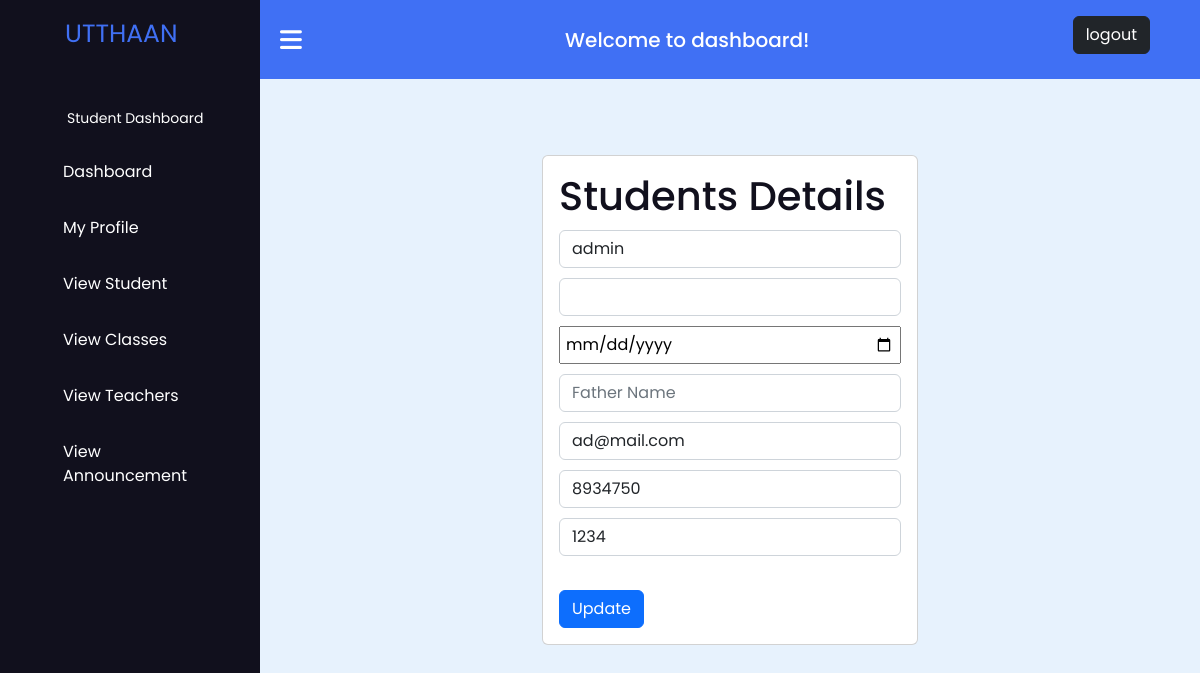
The app's page /student_profile.php (signed in) with its own data.
### tables this page shows
CREATE TABLE `user` (
  `id` int(11) NOT NULL,
  `username` varchar(50) DEFAULT NULL,
  `phone` int(30) DEFAULT NULL,
  `email` varchar(50) DEFAULT NULL,
  `usertype` varchar(50) DEFAULT NULL,
  `password` varchar(50) DEFAULT NULL,
  `gender` varchar(10) DEFAULT NULL,
  `dob` date DEFAULT NULL,
  `fathername` varchar(50) DEFAULT NULL
);

### student_profile.php (the view, shortened to what this page needs)
<?php
$host = "localhost";
$username = "root";
$pass = "";
$database = "sms-project";
$data = mysqli_connect($host, $username, $pass, $database);
$name = $_SESSION['username'];
$sql = "SELECT * FROM user WHERE username='$name' ";
$result = mysqli_query($data, $sql);
$info = mysqli_fetch_assoc($result);
?>
<!DOCTYPE html>
<html lang="en">
<head>
    <link rel="stylesheet" href="https://cdnjs.cloudflare.com/ajax/libs/font-awesome/6.2.1/css/all.min.css">
    <link href="https://cdn.jsdelivr.net/npm/bootstrap@5.2.3/dist/css/bootstrap.min.css" rel="stylesheet">
</head>
<body>
    <?php
    include ("student_sidebar.php");
    ?>
    <main class="main">
        <form action="#" method="POST">
            <div class="col-12 grid-margin stretch-card">
                <div class="card">
                    <div class="card-body">
                        <div><h3>Students Details</h3></div>
                        <div class="form-group">
                            <input type="text" name="name" class="form-control"
                                style="margin-bottom: 10px; margin-top: 10px;" placeholder="Name"
                                value="<?php echo "{$info['username']}" ?>" required>
                        </div>
                        <select name="gender" class="form-control" style="margin-bottom: 10px; margin-top: 10px;"
                            required>
                            <option value="<?php echo "{$info['gender']}"; ?>"><?php echo "{$info['gender']}"; ?>
                            </option>
                            <option value="male">Male</option>
                        </select>
                        <input style="width: 100%; padding: 5px;" type="date" id="date" name="dob"
                            value="<?php echo "{$info['dob']}" ?>" required>
                        <div class="form-group">
                            <input type="text" name="fname" class="form-control"
                                style="margin-bottom: 10px; margin-top: 10px;" placeholder="Father Name"
                                value="<?php echo "{$info['fathername']}" ?>" required>
                        </div>
                        <div class="form-group">
                            <input type="email" name="email" class="form-control"
                                style="margin-bottom: 10px; margin-top: 10px;" placeholder="Email"
                                value="<?php echo "{$info['email']}" ?>" required>
                        </div>
                        <div class="form-group">
                            <input type="number" name="phone" class="form-control"
                                style="margin-bottom: 10px; margin-top: 10px;" placeholder="Phone"
                                value="<?php echo "{$info['phone']}" ?>" required>
                        </div>
                        <div class="form-group">
                            <input type="text" name="password" class="form-control"
                                style="margin-bottom: 10px; margin-top: 10px;" placeholder="Password"
                                value="<?php echo "{$info['password']}" ?>">
                        </div><br>
                        <button type="submit" name="submit" class="btn btn-primary">Update</button>
                    </div>
                </div>
            </div>
        </form>
    </main>
</body>
</html>

### student_css.php (style rules this page uses)
* { margin: 0; padding: 0; box-sizing: border-box; font-family: "Poppins", sans-serif; }
.navbar, .main { left: 260px; width: calc(100% - 260px); transition: all 0.5s ease; z-index: 1000; }
.main { position: relative; display: flex; align-items: center; justify-content: center; height: 100vh; z-index: 100; background: #e7f2fd; }
.main h3 { color: #11101d; font-size: 40px; text-align: top; }

### records on screen
user: name "admin", email "ad@mail.com", phone "8934750", password "1234"
